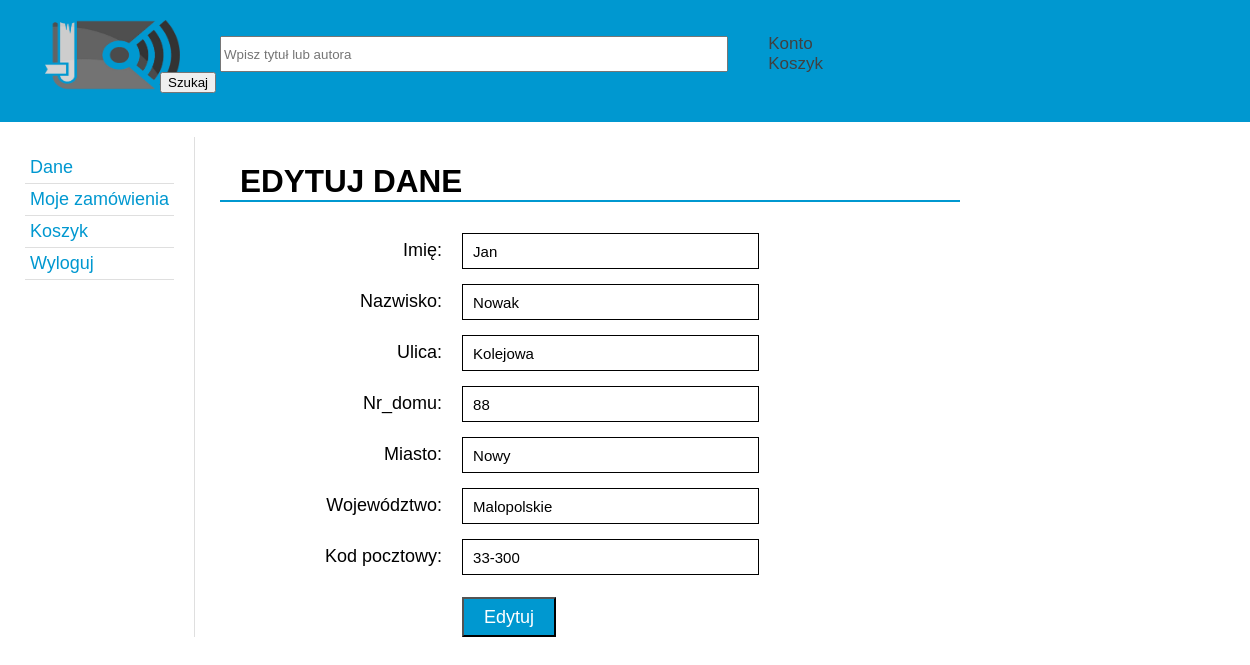
Page /edycjadanych.php (signed in) on the committed database.
### tables this page shows
CREATE TABLE `dklienta` (
  `id` int(11) NOT NULL,
  `imie` text,
  `nazwisko` text,
  `ulica` text,
  `nr_domu` text NOT NULL,
  `miasto` text,
  `wojewodztwo` text,
  `kodpocztowy` text,
  `f_user` int(10) UNSIGNED DEFAULT NULL
);

### edycjadanych.php (the view, shortened to what this page needs)
<?php
	require_once('header.php');
    $dane_klienta=$_SESSION['id'];
    $db = connectDB();
		$query = $db->query("SELECT user_id FROM  users WHERE mail='".$dane_klienta."'");
		$query = $query->fetch_assoc();
		$user_id=$query['user_id'];
$query = $db->query("SELECT id,imie, nazwisko, ulica, nr_domu,  miasto, wojewodztwo, kodpocztowy FROM dklienta WHERE f_user='".$user_id."'");
$query = $query->fetch_assoc();
?>
<div class="panel-klienta">
            <div class="l-panel">
                <ul>
                    <li><a href="dane.php">Dane</a></li>
                    <li><a href="konto.php">Moje zamówienia  </a></li>
                    <li><a href="basket.php">Koszyk</a></li>
                    <li><a href="">Wyloguj </a></li>
                </ul>
            </div>
            <div class="r-panel">
                    <div class="m-zamowienia">
                        <h2>EDYTUJ DANE</h2>
                            <form  method="post" action="edycjadanych.php" class="zaloguj" ENCTYPE="multipart/form-data">
								<div class="input-line">
									<label for="Imie">Imię: </label>
									<input type="text" size="10" name="imie" value="<?php echo $query['imie'];?>">
								</div>
								<div class="input-line">
									<label for="nazwisko">Nazwisko: </label>
									<input type="text" size="60" name="nazwisko" value="<?php echo $query['nazwisko']; ?>">
								</div>
								<div class="input-line">
									<label for="adres">Ulica: </label>
									<input type="text" size="40" name="ulica" value="<?php echo $query['ulica']; ?>">
								</div>
								<div class="input-line">
									<label for="adres">Nr_domu: </label>
									<input type="text" size="40" name="nr_domu" value="<?php echo $query['nr_domu']; ?>">
								</div>
								<div class="input-line">
									<label for="miasto">Miasto: </label>
									<input type="text" size="40" name="miasto" value="<?php echo $query['miasto']; ?>">
								</div>
								<div class="input-line">
									<label for="wojewodztwo">Województwo: </label>
									<input type="text" size="40" name="wojewodztwo" value="<?php echo $query['wojewodztwo']; ?>">
								</div>
								<div class="input-line">
									<label for="kodpocztowy">Kod pocztowy: </label>
									<input type="text" size="40" name="kodpocztowy" value="<?php echo $query['kodpocztowy']; ?>">
								</div>
								<div class="buttons">
									<button type="submit" class="button" value="zaloguj" name="submited">Edytuj</button>
								</div>
							</form>
                    </div>
             </div>
            </div>
   <?php
	require('footer.php');
?>

### css/style.css (style rules this page uses)
body { margin: 0; padding: 0; font-size: 15px; font-family: canaro,sans-serif; color: #404040; }
ul, li { padding: 0; margin: 0; list-style-type: circle; }
.input-line label { padding-top: 22px; margin-right: 20px; width: 222px; text-align: right; font-size: 18px; float:left; }
.input-line input { border: 1px solid black; font-size: 15px; height: 24px; padding: 5px 10px; width: 275px; margin-top: 15px; }
.button { background-color: #0098d0; color: white; line-height: 36px; padding: 0 20px; font-weight:100; font-size:18px; margin-top: 22px; margin-left: 242px; }
.l-panel { margin-top: 30px; float: left; }
.l-panel ul li { list-style-type: none; font-size: 18px; font-weight:100; color: aqua; }
.l-panel ul li a { display: block; padding: 5px; border-bottom: 1px solid #dfdfdf; text-decoration: none; color: #0098d0; }
.r-panel { float:left; margin-top: 15px; margin-left: 20px; padding-left: 25px; font-size: 21px; font-weight:200; border-left: 1px solid #dfdfdf; width: 740px; }
.m-zamowienia h2 { text-align: left; padding-left: 20px; padding-left: 20px; border-bottom: 2px solid #0098d0; margin-bottom: 16px; }

### rows in the picture
dklienta: imie "Jan", nazwisko "Nowak", ulica "Kolejowa", nr_domu "88", miasto "Nowy", wojewodztwo "Malopolskie", kodpocztowy "33-300"
